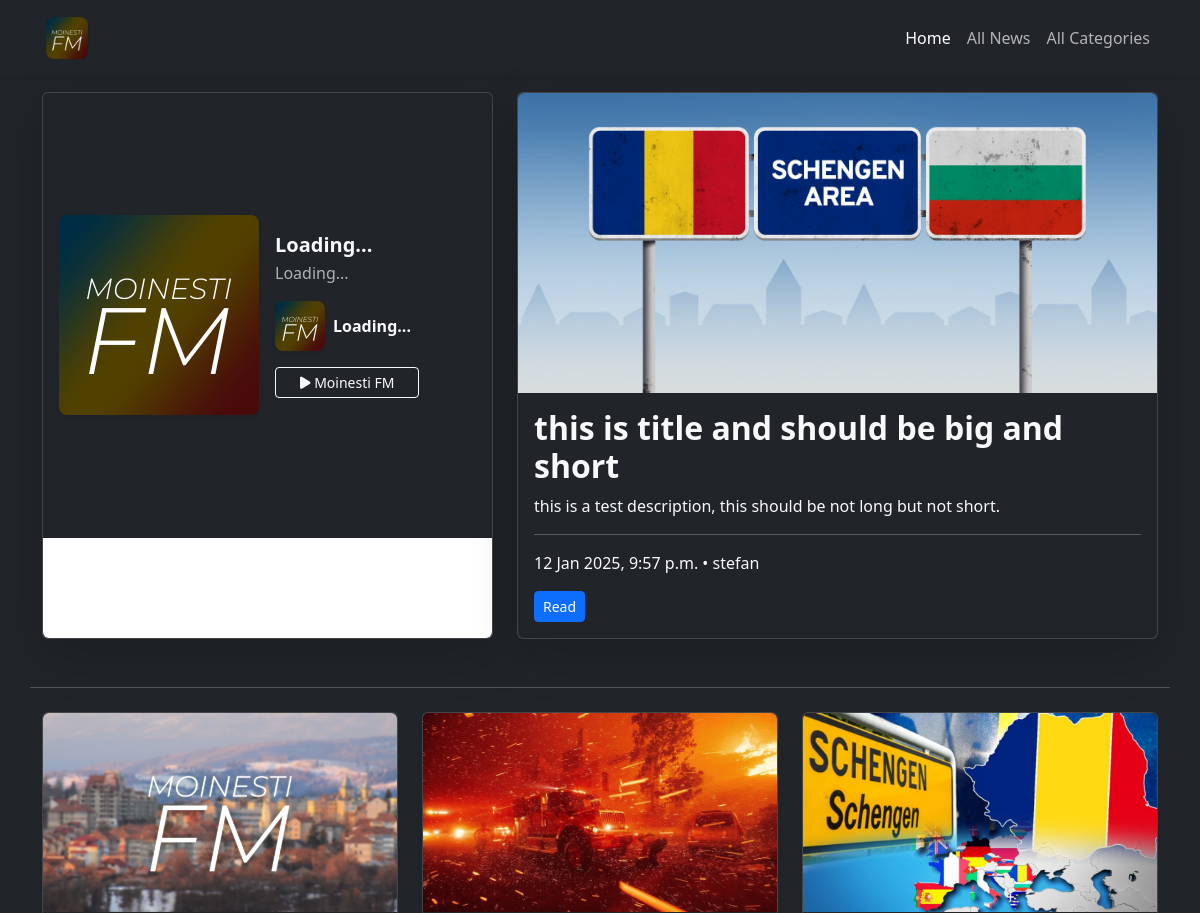
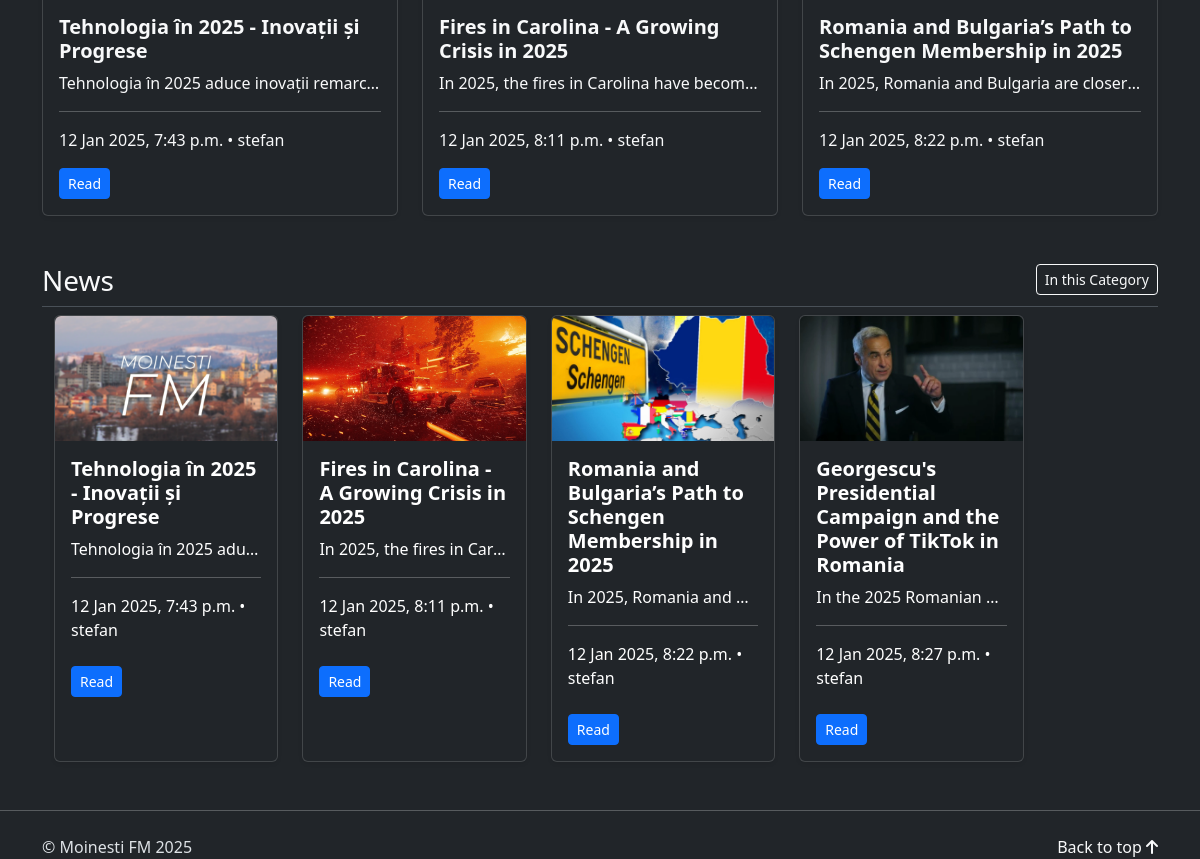
The page / on the database its author committed (2 pictures, top to bottom).
### main/models.py (models this page shows, shortened)
class News(models.Model):
    category = models.ForeignKey(Category, on_delete=models.CASCADE)
    title = models.CharField(max_length=300)
    image = models.ImageField(upload_to='Imgs')
    description = models.CharField(max_length=300)
    article = RichTextUploadingField()
    add_time = models.DateTimeField(auto_now_add=True)
    author = models.ForeignKey(User, on_delete=models.SET_NULL, null=True)
    is_featured = models.BooleanField(default=False)
    class Meta:
        verbose_name_plural ='News'

class Category(models.Model):
    title=models.CharField(max_length=200)
    category_image=models.ImageField(upload_to='imgs/')
    class Meta:
        verbose_name_plural ='Categories'

### main/views.py (the view)
# urls.py: path('',views.home,name='home'),
def home(request):
    first_news = News.objects.filter(is_featured=True).first()
    if not first_news:
        first_news = News.objects.first()
    three_news = News.objects.exclude(id=first_news.id).all()[:3]
    three_categories = Category.objects.all()[:3]
    return render(request, 'home.html', {
        'first_news': first_news,
        'three_news': three_news,
        'three_categories': three_categories
    })

### main/templates/home.html (shortened to what this page needs)
{% extends 'base.html' %}
{% block content %}
<main class="container mt-3 mb-5">
    <div class="row gy-4">
        <div class="col-lg-5 col-md-12">
            <div class="card bg-dark text-light h-100 shadow-lg" id="radio-player-card">
                <div class="card-body d-flex flex-column flex-md-row align-items-center">
                    <div class="mb-3 mb-md-0 me-md-3" style="max-width: 200px; width: 100%;">
                        <img id="album-art" src="/media/logos/logo_color.png" alt="Album Art" class="img-fluid rounded-3 shadow-sm">
                    </div>
                    <div class="flex-grow-1 text-center text-md-start">
                        <h5 class="fw-bold mb-1" id="song-title">Loading...</h5>
                        <p class="text-muted mb-3" id="artist-name">Loading...</p>
                        <div class="d-flex align-items-center justify-content-center justify-content-md-start mb-3">
                            <img id="presenter-art" src="/media/logos/logo_color.png" alt="Presenter Art" class="rounded-3 me-2 shadow-sm" style="width: 50px; height: 50px; object-fit: cover;">
                            <div>
                                <p class="fw-bold mb-0" id="presenter-name">Loading...</p>
                            </div>
                        </div>
                        <button id="radio-redirect" class="btn btn-outline-light btn-sm px-4">
                            <i class="fas fa-play"></i> Moinesti FM
                        </button>
                    </div>
                </div>
                <iframe src="https://tunein.com/embed/player/s336874/" style="width:100%; height:100px;" class="rounded-bottom" scrolling="no" frameborder="no"></iframe>
            </div>
        </div>
        <div class="col-lg-7 col-md-12">
            <div class="card bg-dark text-light shadow-lg" id="featured-news-card">
                <img src="/media/{{first_news.image}}" class="card-img-top img-fluid rounded-top" alt="{{first_news.title}}" style="object-fit: cover; max-height: 300px;">
                <div class="card-body">
                    <h5 class="card-title fw-bolder fs-2">{{first_news.title}}</h5>
                    <p class="card-text text-truncate">{{first_news.description}}</p>
                    <hr/>
                    <p>{{first_news.add_time}} • {{first_news.author}}</p>
                    <a href="/article/{{first_news.id}}" class="btn btn-primary btn-sm">Read</a>
                </div>
            </div>
        </div>
    </div>
    <div class="row my-4 gy-4">
        <hr class="mb-0"/>
        {% for news in three_news %}
        <div class="col-md-6 col-lg-4">
            <div class="card bg-dark text-light shadow-sm h-100">
                <img src="/media/{{news.image}}" class="card-img-top img-fluid rounded-top" alt="{{news.title}}" style="object-fit: cover; max-height: 200px;">
                <div class="card-body">
                    <h5 class="card-title fw-bolder">{{news.title}}</h5>
                    <p class="card-text text-truncate">{{news.description}}</p>
                    <hr/>
                    <p>{{news.add_time}} • {{news.author}}</p>
                    <a href="/article/{{news.id}}" target="_blank" rel="noopener noreferrer" class="btn btn-primary btn-sm">Read</a>
                </div>
            </div>
        </div>
        {% endfor %}
    </div>
    {% for category in three_categories %}
    <div class="category-section my-5">
        <h3 class="border-bottom pb-2 text-light">
            {{category.title}}
            <a href="/category/{{category.id}}" class="float-end btn btn-outline-light btn-sm">In this Category</a>
        </h3>
        <div class="row gy-4">
            {% for news in category.news_set.all %}
            {% if forloop.counter < 5 %}
            <div class="col-md-6 col-lg-3">
                <div class="card bg-dark text-white shadow-sm h-100" id="category-news">
                    <img src="/media/{{news.image}}" class="card-img-top img-fluid rounded-top" alt="{{news.title}}" style="object-fit: cover; max-height: 150px;">
                    <div class="card-body">
                        <h5 class="card-title fw-bolder">{{news.title}}</h5>
                        <p class="card-text text-truncate">{{news.description}}</p>
                        <hr/>
                        <p>{{news.add_time}} • {{news.author}}</p>
                        <a href="/article/{{news.id}}" target="_blank" rel="noopener noreferrer" class="btn btn-primary btn-sm mt-2">Read</a>
                    </div>
                </div>
            </div>
            {% endif %}
            {% endfor %}
        </div>
    </div>
    {% endfor %}
</main>
{% endblock %}

### main/templates/base.html (shortened to what this page needs)
{% load static %}
<!DOCTYPE html>
<html lang="en" id="theme" data-bs-theme="dark">
<head>
    <link rel="stylesheet" type="text/css" href="{% static '/vendor/bs4/bootstrap.min.css' %}" />
    <link rel="stylesheet" href="{% static '/vendor/fontawesome/css/all.min.css' %}">
</head>
<body>
    <nav class="navbar navbar-expand-lg bg-dark shadow-sm">
        <div class="container">
            <a class="navbar-brand" href="/">
                <img src="/media/logos/icon512_rounded.png" alt="Moinesti FM Logo" width="50">
            </a>
            <div class="collapse navbar-collapse" id="navbarNav">
                <ul class="navbar-nav ms-auto">
                    <li class="nav-item">
                        <a class="nav-link active" href="/">Home</a>
                    </li>
                    <li class="nav-item">
                        <a class="nav-link" href="{% url 'all-news' %}">All News</a>
                    </li>
                    <li class="nav-item">
                        <a class="nav-link" href="{% url 'all-category' %}">All Categories</a>
                    </li>
                </ul>
            </div>
        </div>
    </nav>
    <div class="content">
        {% block content %}
        {% endblock %}
    </div>
    <hr class="my-4 text-light">
    <footer>
        <div class="container d-flex justify-content-between align-items-center">
            <p class="mb-0">&copy; Moinesti FM <script>document.write(new Date().getFullYear())</script></p>
            <a href="#" class="text-light text-decoration-none">Back to top <i class="fas fa-arrow-up"></i></a>
        </div>
    </footer>
</body>
</html>

### rows shown on the page
News: image (picture), title "this is title and should be big and short", description "this is a test description, this should be not long but not short.", add_time "12 Jan 2025, 9:57 p.m.", author "stefan"
News: image (picture), title "Tehnologia în 2025 - Inovații și Progrese", description "Tehnologia în 2025 aduce inovații remarc…", add_time "12 Jan 2025, 7:43 p.m.", author "stefan", description "Tehnologia în 2025 adu…"
News: image (picture), title "Fires in Carolina - A Growing Crisis in 2025", description "In 2025, the fires in Carolina have becom…", add_time "12 Jan 2025, 8:11 p.m.", author "stefan", description "In 2025, the fires in Car…"
News: image (picture), title "Romania and Bulgaria’s Path to Schengen Membership in 2025", description "In 2025, Romania and Bulgaria are closer…", add_time "12 Jan 2025, 8:22 p.m.", author "stefan", description "In 2025, Romania and…"
Category: title "News"
News: image (picture), title "Georgescu's Presidential Campaign and the Power of TikTok in Romania", description "In the 2025 Romanian…", add_time "12 Jan 2025, 8:27 p.m.", author "stefan"
